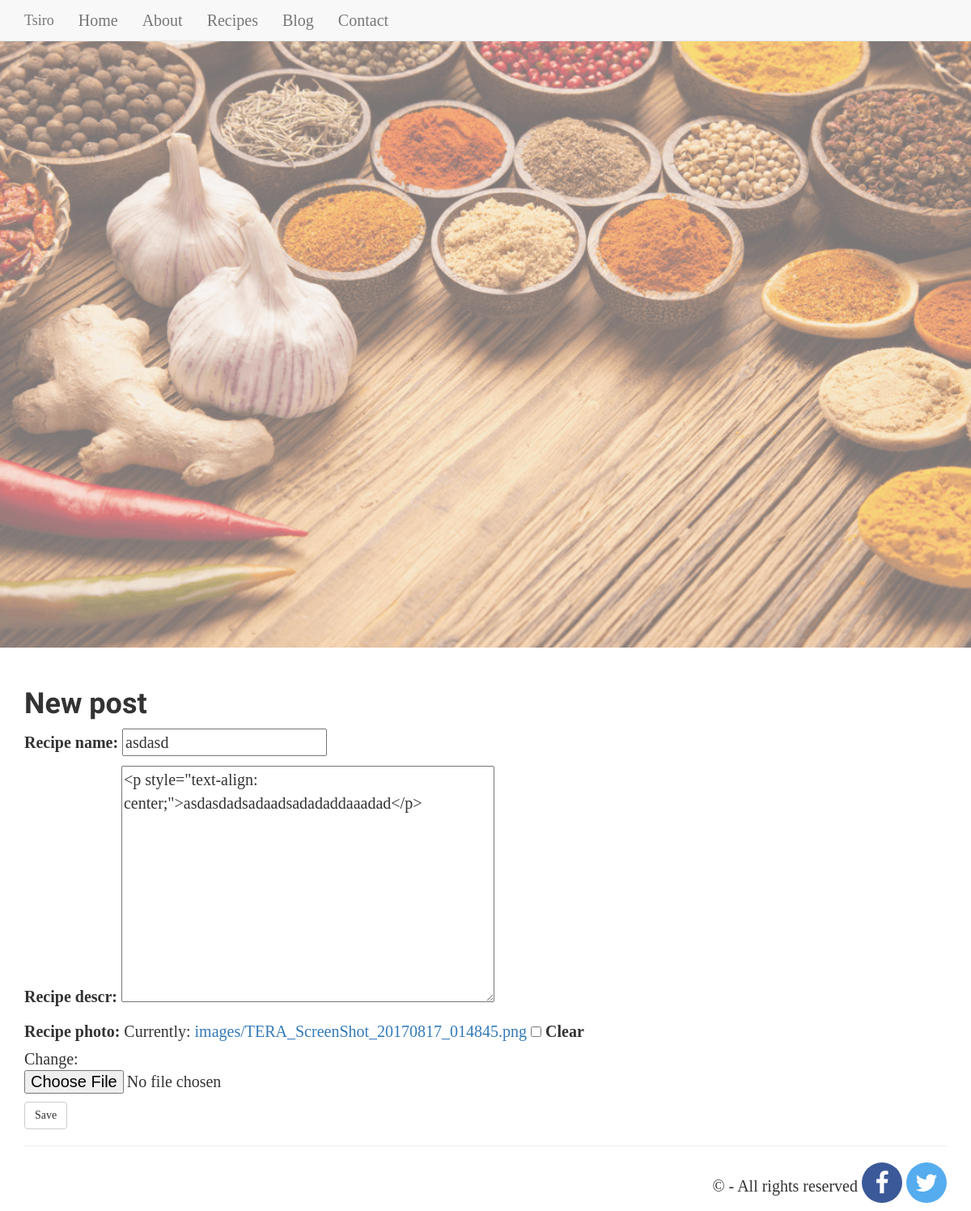
Screenshot of /21/edit/ with the database file from the repository.
### app/models.py (models this page shows)
class Recipe(models.Model):
    recipe_name = models.CharField(max_length=100)
    recipe_descr = RichTextUploadingField()
    recipe_photo = models.ImageField(upload_to='images/', null=True, blank=True)

### app/views.py (the view)
# urls.py: url(r'^(?P<recipe_id>[0-9]+)/edit/$', app.views.edit_existed, name='edit_existed'),
def edit_existed(request,recipe_id):
    recipe = get_object_or_404(Recipe, pk=recipe_id)
    if request.method == 'POST':
        form = PostForm(request.POST, instance=recipe)
        if form.is_valid():
            form.save()
            return redirect('recipe_info_page', recipe_id)
    else:
        form = PostForm(instance=recipe)
    return render(request, 'app/recipe_edit.html', {'form': form})

### app/forms.py
class PostForm(forms.ModelForm):
    class Meta:
        model = Recipe
        fields = ('recipe_name', 'recipe_descr','recipe_photo')

### app/templates/app/recipe_edit.html (shortened to what this page needs)
{% extends "app/base.html" %}
{% block content %}
<h1>New post</h1>
<form method="POST" class="post-form" enctype="multipart/form-data">{% csrf_token %}
    {{ form.as_p }}
    <button type="submit" class="save btn btn-default">Save</button>
</form>
{% endblock %}

### app/static/css/blog.css (style rules this page uses)
body { font-size: 20px; color: #333333; font-family: 'Lora', 'Times New Roman', serif; }
h1, h2, h3, h4, h5, h6 { font-weight: 800; font-family: 'Gloria Hallelujah', cursive; }

### rows the page displays
Recipe: recipe_name "asdasd", recipe_descr "<p style=\"text-align: center;\">asdasdadsadaadsadadaddaaadad</p>"
